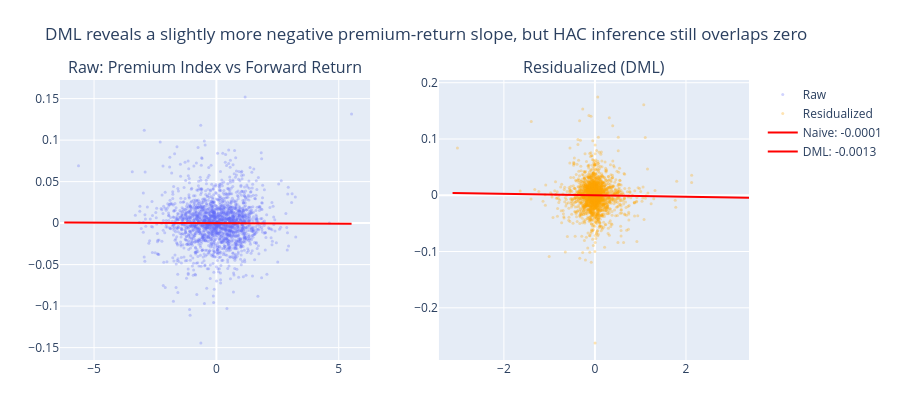

The notebook cell saved with this chart:
### Code cell
# Overlay regression lines showing naive vs DML slopes
x_range = np.linspace(T.min(), T.max(), 100)
fig.add_trace(
    go.Scatter(
        x=x_range,
        y=naive_effect * x_range,
        mode="lines",
        line=dict(color="red", width=2),
        name=f"Naive: {naive_effect:.4f}",
    ),
    row=1,
    col=1,
)

if valid_res.sum() > 100:
    x_range_res = np.linspace(T_res[valid_res].min(), T_res[valid_res].max(), 100)
    fig.add_trace(
        go.Scatter(
            x=x_range_res,
            y=dml_effect * x_range_res,
            mode="lines",
            line=dict(color="red", width=2),
            name=f"DML: {dml_effect:.4f}",
        ),
        row=1,
        col=2,
    )

fig.update_layout(
    height=420,
    title_text="DML reveals a slightly more negative premium-return slope, but HAC inference still overlaps zero",
    margin=dict(t=80, b=60, l=60, r=40),
)
fig.show()
